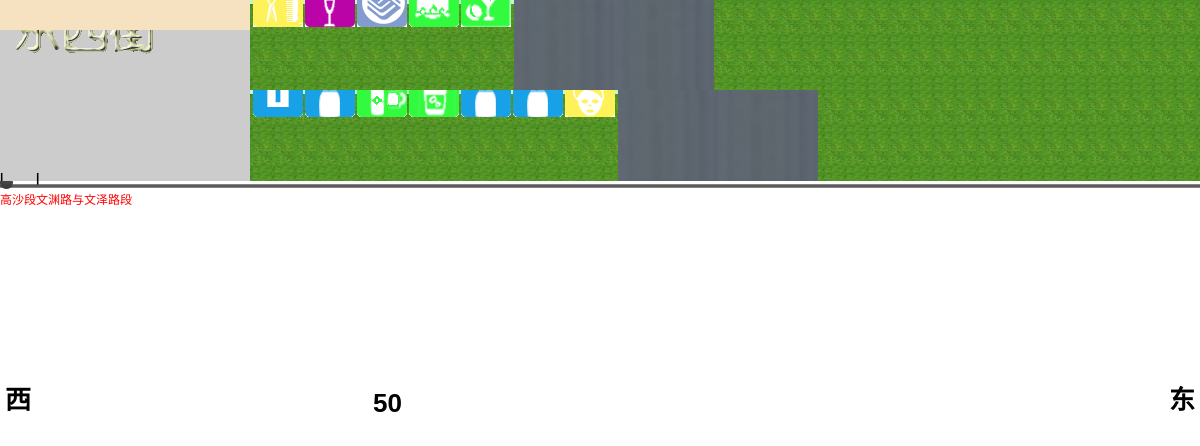
The page / on the database its author committed.
### tables this page shows
CREATE TABLE IF NOT EXISTS `relations` (
  `id` int(11) NOT NULL,
  `street_dm` varchar(255) DEFAULT NULL,
  `street_cdm` varchar(255) DEFAULT NULL,
  `street_mc` varchar(255) DEFAULT NULL,
  `direction` int(11) DEFAULT NULL,
  `stype` int(11) DEFAULT NULL,
  `speed` tinyint(3) DEFAULT NULL,
  `content` longtext,
  PRIMARY KEY (`id`)
);

### page/shop.php (the view, shortened to what this page needs)
<?php
$shopmag_select=mysql_query("select * from shop where shop_dm = '$shop_type_shop_dm_data'")or die("选择失败".mysql_error());
?>

### page/shop.php (the view, shortened to what this page needs)
<?php
$shopmag_select=mysql_query("select * from shop where shop_dm = '$shop_type_shop_dm_data'")or die("选择失败".mysql_error());
?>

### index.php (shortened to what this page needs)
<!DOCTYPE html>
<head>
<link href="css/main.css" rel="stylesheet" type="text/css"/>
<link href="css/shop-building.css" rel="stylesheet" type="text/css"/>
<?php
    $a=$_GET['n_c'];
    if ($a=='') {
        if (isset($_SESSION['cmd'])) {
            $a=$_SESSION['cmd'];
        }
        else {
            $a=1;
        }
    }
    if($a<10){
        $recmd='0'.$a;
    }
    else $recmd=$a;
?>
</head>
<body>
<div id="header">
    <div class="head">
        <ul>
            <?php
                if($_SESSION['islogin'] == true) {
                    $nameuser=$_SESSION['name'];
                    $select_user=mysql_query("select * from user where nicknames='$nameuser'")or die(mysql_error());
                    $user_result=mysql_fetch_assoc($select_user);
                    $u_type=$user_result['u_type'];
                    if ($u_type=='1') {
                        echo "<li class='news'><a href='page/manage-shop.php'>管理店铺</a></li>";
                    }
                  echo "<li class='news'><a href='###'>消息</a></li>";
                  echo "<li class='pers'><a href='page/changemag.php'>".$_SESSION['name']."</a></li>";
                  echo "<li class='drop'><a href='deal/delete-session.php' target='_top'>安全退出</a></li>";
                }
                else {
                  echo "<li><a href='page/register.php?q=index'>注册</a></li>";
                  echo "<li><a href='page/login.php?q=index'>登录</a></li>";
                }
            ?>
        </ul>
    </div>
   <div id="title"><a href="search.php"><img src="images/tit.gif"></a></div>
<?php
    $street_dm_click0=$_GET['street'];
    if ($street_dm_click0!='') {
        $street_dm=$street_dm_click0;
    }
    elseif (isset($_SESSION['dm'])) {
            $street_dm=$_SESSION['dm'];
    }
    else {
            $street_dm='3301040001';
    }
    $select=mysql_query("select * from relations where street_dm=$street_dm and street_cdm!='00'")or die("选择失败".mysql_error());
    $street_num=mysql_num_rows($select);
?>
<?php
   $selectmc=mysql_query("select * from relations where street_dm=$street_dm and street_cdm=$recmd")or die("选择失败".mysql_error());
   $street_mc=mysql_fetch_array($selectmc);
    $street_speed=$street_mc['speed'];
echo "</div>";
echo "<div id='main'>";
    echo "<div id='content'>";
      echo "<div id='intro'  style='overflow:hidden;'>";
            for ($i=0; $i < $street_num; $i++) {
                $select_data[$i]= mysql_fetch_array($select);
                $street_data=$select_data[$i];
                $street_direction[$i]=$street_data['direction'];
                $content[$i]=$street_data['content'];
                $content_json_data[$i]=json_decode($content[$i],divue);
                $content_json[$i]=$content_json_data[$i]['building'];
                $num[$i]=count($content_json[$i]);
                $direction_up_num[$i]=0;
                $direction_down_num[$i]=0;
                for ($j=0; $j < $num[$i]; $j++) {
                    $direction[$i]=$content_json[$i][$j]['direction'];
                    if($direction[$i]=='1'||$direction[$i]=='5'||$direction[$i]=='6'){
                        $x=$direction_up_num[$i];
                        $direction_up_num[$i]++;
                        $building_type_up[$i][$x]= $content_json[$i][$j]['type'];
                        $location_up[$i][$x]=$content_json[$i][$j]['location'];
                        $direction_up[$i][$x]=$content_json[$i][$j]['direction'];
                        $shop_up[$i][$x]=$content_json[$i][$j]['shop'];
                        $shop_up_num[$i][$x]=count($shop_up[$i][$x]);
                        for ($y=0; $y < $shop_up_num[$i][$x]; $y++) {
                            $shop_type_shop_dm[$i][$x][$y]=$content_json[$i][$j]['shop'][$y]['shop_dm'];
                            $shop_type_up[$i][$x][$y]=$content_json[$i][$j]['shop'][$y]['type'];
                            $shop_type_mc_up[$i][$x][$y]=$content_json[$i][$j]['shop'][$y]['type_mc'];
                        }
                    }
                    else if ($direction[$i]=='2'||$direction[$i]=='3'||$direction[$i]=='4') {
                        $x=$direction_down_num[$i];
                        $direction_down_num[$i]++;
                        $building_mc_down[$i][$x]= $content_json[$i][$j]['building_mc'];
                        $building_type_down[$i][$x]= $content_json[$i][$j]['type'];
                        $location_down[$i][$x]=$content_json[$i][$j]['location'];
                        $shop_down[$i][$x]=$content_json[$i][$j]['shop'];
                        $shop_down_num[$i][$x]=count($shop_down[$i][$x]);
                        for ($h=0; $h < $shop_down_num[$i][$x]; $h++) {
                            $shop_type_shop_dm_down[$i][$x][$h]=$content_json[$i][$j]['shop'][$h]['shop_dm'];
                            $shop_type_down[$i][$x][$h]=$content_json[$i][$j]['shop'][$h]['type'];
                            $shop_type_mc_down[$i][$x][$h]=$content_json[$i][$j]['shop'][$h]['type_mc'];
                        }
                    }
                }
            }
           $b=intval($a)-1;
        ?>
            <div  width="100%" <?php echo "id=contair$a"  ?> class="contair">
                <div class="cont" >
                   <?php
                       for ($k=0; $k < $direction_up_num[$b]; $k++) {
                            $building_type_up_data=$building_type_up[$b][$k];
                            $location_up_data=$location_up[$b][$k];
                            echo "<div class='tableb'>";
                            if($building_type_up_data=='20'||$building_type_up_data=='21') {
                                $street_direction_data=$street_direction[$b];
                                $direction_data=$direction_up[$b][$k];
                                $street_dm_click=substr($location_up_data,0,strlen($location_up_data)-2);
                                $street_cmd=substr($location_up_data,strlen($location_up_data)-2,strlen($location_up_data));
                                if ($street_cmd<10) {
                                    $street_cmd=str_replace(0,'',$street_cmd);
                                }
                                $roadsrc='index'.'.php'.'?street='.$street_dm_click.'&n_c='.$street_cmd.'&street_direction_data='.$street_direction_data.'&direction_data='.$direction_data;
                                echo "<div class='t3 $location_up_data'>";
                                    echo "<a href= $roadsrc><img src='building_photos/lu.jpeg' width='100px' class='img3'/></a>";
                                echo "</div>";
                            }
                            elseif($location_up_data=="1"){
                                 echo "<div class='t2'>
                                          <div class='build_label'>";
                                              for ($l=0; $l < $shop_up_num[$b][$k]; $l++) {
                                                  $shop_type_up_data=$shop_type_up[$b][$k][$l];
                                                  $shop_type_mc_data=$shop_type_mc_up[$b][$k][$l];
                                                  $shop_type_shop_dm_data=$shop_type_shop_dm[$b][$k][$l];
                                                  $shopimg1="shop_img/".$shop_type_up_data.".png";
                                                  echo "<div class='shopblock'><span class='font'>$shop_type_mc_data</span><img class='imglabel' src=$shopimg1 width='50px' height='50px'/></div>";
                                                    include "page/shop.php";
                                              }
                                     echo "</div></div>";
                            }
                            echo "</div>";
                        }
                    ?>
                </div>
                <div class="cont1">
                    <div name="table4" id="table4" border="0" width="100%">
                       <div class="img1">
                       <?php
                            if ($street_direction[$b]==0||$street_direction[$b]==2||$street_direction[$b]==4) {
                                $before="西";
                                $after="东";
                            }
                            elseif ($street_direction[$b]==1||$street_direction[$b]==3||$street_direction[$b]==4) {
                                $before="北";
                                $after="南";
                            }
                        ?>
                           <span class="waydirl"><?php echo "$before"; ?></span>
                           <span class="speedmax"><?php echo "$street_speed"; ?></span>
                           <span class="waydirr"><?php echo "$after"; ?></span>
                       </div>
                    </div>
                </div>
                <div class="cont" >
                       <?php
                           for ($k=0; $k < $direction_down_num[$b]; $k++) {
                                $building_type_down_data=$building_type_down[$b][$k];
                                $location_down_data=$location_down[$b][$k];
                                $building_mc_down_data=$building_mc_down[$b][$k];
                                echo "<div class='tableb'>";
                                if($building_type_down_data=='20'||$building_type_down_data=='21') {$street_direction_data=$street_direction[$b];
                                   $direction_data=$direction_up[$b][$k];
                                     $street_dm_click=substr($location_down_data,0,strlen($location_down_data)-2);
                                        $street_cmd=substr($location_down_data,strlen($location_down_data)-2,strlen($location_down_data));
                                        if ($street_cmd<10) {
                                            $street_cmd=str_replace(0,'',$street_cmd);
                                        }
                                        $roadsrc='index'.'.php'.'?street='.$street_dm_click.'&n_c='.$street_cmd.'&street_direction_data='.$street_direction_data.'&direction_data='.$direction_data;
                                        echo "<div class='t3 $location_down_data'>";
                                            echo "<a href= $roadsrc><img src='building_photos/lu.jpeg' width='100px' class='img3'/></a>";
                                        echo "</div>";
                                }
                                elseif($location_down_data=="1"){
                                     echo "<div class='t2'>
                                              <div class='build_label'>";
                                                  for ($l=0; $l < $shop_down_num[$b][$k]; $l++) {
                                                      $shop_type_down_data=$shop_type_down[$b][$k][$l];
                                                      $shop_type_mc_data=$shop_type_mc_down[$b][$k][$l];
                                                      $shop_type_shop_dm_data=$shop_type_shop_dm_down[$b][$k][$l];
                                                      $shopimg1="shop_img/".$shop_type_down_data.".png";
                                                      echo "<div class='shopblock'><span class='font'>$shop_type_mc_data</span><img class='imglabel' src=$shopimg1 width='50px' height='50px'/></div>";
                                                    include "page/shop.php";
                                                  }
                                                  echo "<span class='build_name'>$building_mc_down_data</span>";
                                         echo "</div></div>";
                                }
                                echo "</div>";
                            }
                        ?>
                   </div>
                </div>
            </div>
       </div>
   </div>
   <div id="nav">
        <div class="lin">
            <div id="timeline">
                <div class="inside"  id="mycanvs" style="cursor:pointer" onmousedown="getzb(event)">
                   <img src="images/inside.png" />
                </div>
            </div>
            <ul class="navli">
            <?php
               for ($i=0; $i <$street_num ; $i++) {
                    $street_arry=$select_data[$i];
                    $j=$i+1;
                    $p="p".$j;
                    $a="a".$j;
                    $street_mc_data=$street_arry['street_mc'];
                  echo "<li class=$p><span class='xian'><b>|</b></span><span class='bz'><a id='progressbar' class=$a>$street_mc_data</a></span></li>";
               }
            ?>
               </ul>
        </div>
   </div>
</body>
</html>

### css/main.css (style rules this page uses)
* { margin:0px;padding:0px;list-style-type:none; }
img { display: block; }
.cont1 { background:url("../images/road.gif") repeat; }
.cont { background:url("../images/grass-bg.gif") repeat; overflow: hidden; }
.contair { position:relative; width:100%; }
.tableb { height: 100%; width: auto; display: inline-block; float: left; }
.t3 { width: 100px; height: 100%; overflow: none; position: relative; }
.t2,.t1 { width: auto; }
.t2 { background: url("../images/building-bg.gif") repeat; border: 2px solid #C3F5D0; }
.font { position: absolute; top: -16px; text-align: center; font-size: 12px; color: #FFFFFF; }
.build_name { position: absolute; bottom: 0px; left: 5px; font-size: 12px; color: #FFF; }
.shopblock { display: inline-block; width: 50px; height: 50px; float: left; position: relative; top: 50%; margin: -25px 1px 0px 1px; }
.build_label { width: 100%; height: 100%; position:relative; }
a,img { border:0; text-decoration:none; }
a { cursor: pointer; }
body { font:12px/180% Arial, Helvetica, sans-serif, "新宋体"; }
#header { background:#161F28;position: relative; }
#content { background:#CCC; }
#nav { position:relative; }
.lin { position:relative; }
.navli { position:relative; top:-22px; left:0px; }
.navli li { float:left; padding:0px; }
.navli li a { color:#F00; display:block; text-align:center; }
#timeline { position:relative; background:url("../images/timeline.png"); background-position: center center; background-repeat: repeat-x; }
#mycanvs { padding:0px; background:url("../images/timeline.png"); background-repeat: repeat-x; background-position: center center; margin:0px; z-index:10; position:relative; }
.inside { overflow:hidden; position:relative; }
.inside img { position:relative; left:0px; width:13px; top: 50%; margin-top: -7px; }
#title { width: 250px; float: left; }
#table4 { position: relative; }
.waydirl,.speedmax,.waydirr { display: inline-block; font-size: 26px; font-weight: bold; position: fixed; height: 30px; top: 50%; margin-top: -15px; line-height: 30px; }
.waydirl { left: 5px; }
.waydirr { right: 5px; }
.speedmax { padding: 3px; background-color: #fff; color: #000; margin-left: 120px; }
.head { height: 30px; width: 100%; background-color: #F6E2C1; font-size: 14px; line-height: 30px; position: absolute; opacity: 0; filter: alpha(opacity=0); cursor: pointer; }
.head ul { float: right; margin-right: 20px; width: 280px; }
.head li { width: auto; padding: 0px 10px; float: left; display: inline-block; }
.head li a { color: #000; }

### rows shown on the page
relations: speed "50", street_mc "高沙段"
relations: street_mc "文渊路与文泽路段"

### other values the page prints
$before "西"
$after "东"
